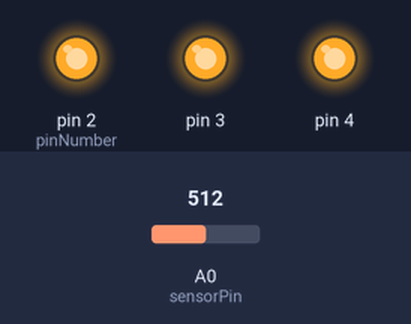
Bench run of a sketch on a simulated Arduino Uno, built with avr-gcc and run on an emulated ATmega328P. Parts: output pins drawn as LEDs (lit = HIGH). The test bench sets the inputs (shaded band); at power-on: A0 (sensorPin) = 512. What the sketch prints to the serial monitor is not drawn.

Above: at 1.2 s.
1.3 s: A0 (sensorPin) set to 144
3.3 s: A0 (sensorPin) set to 129
At 3.7 s:
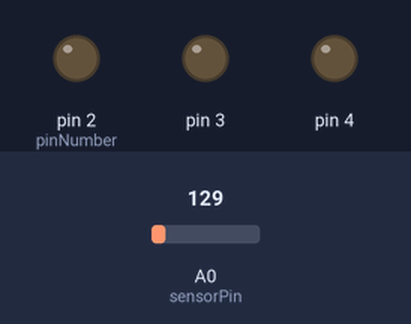
4.8 s: A0 (sensorPin) set to 306
At 6.2 s:
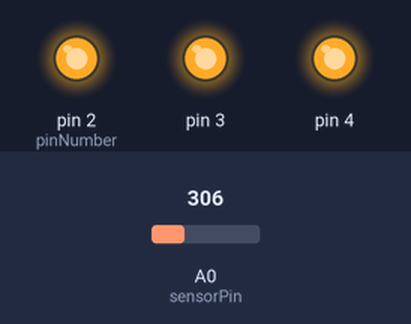
Timing chart, 0 to 7.8 s (numbered marks = the images above; inputs shaded):
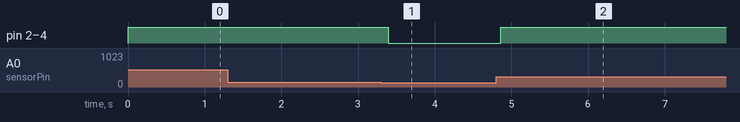

The sketch:

project3.ino
```cpp
// analogt stift som terminstorn kopplas till
const int sensorPin = A0;

// gränstemperatur i grader celsius då alla dioder är släckta
// denna kan du behöva ändra om det är varmt i rummet
const float baselineTemp = 20.0;

// körs en gång vid uppstart
void setup()
{
    // öppna serieporten
    // 9600 bitar (ettor och nollor) per sekund
    Serial.begin(9600);

    // digitala stiften 2, 3, 4 ska vara output, 0 volt
    int pinNumber = 2;
    while (pinNumber < 5)
    {
        pinMode(pinNumber, OUTPUT);
        digitalWrite(pinNumber, LOW);
        pinNumber = pinNumber + 1;
    }
}

// upprepas om och om igen
void loop()
{
    int temperatureSensorValue = analogRead(sensorPin);

    // skriv ut mätvärde på datorn
    Serial.print("Temperatur sensor value: ");
    Serial.print(temperatureSensorValue);

    // omvandla mätvärde [0 - 1024) till spänning i volt
    float voltage = (temperatureSensorValue / 1024.0) * 5.0;

    Serial.print(", Volts: ");
    Serial.print(voltage);

    // omvandla till temperatur i grader celsius
    float temperature = (voltage - 0.5) * 100;

    Serial.print(", degrees C: ");
    Serial.print(temperature);

    // styr lampor
    if (temperature >= baselineTemp + 6)
    {
        // tänd tre dioder
        digitalWrite(2, HIGH);
        digitalWrite(3, HIGH);
        digitalWrite(4, HIGH);
    }
    else if (temperature >= baselineTemp + 4)
    {
        // tänd tre dioder
        digitalWrite(2, HIGH);
        digitalWrite(3, HIGH);
        digitalWrite(4, LOW);
    }
    else if (temperature >= baselineTemp + 2)
    {
        // tänd tre dioder
        digitalWrite(2, HIGH);
        digitalWrite(3, LOW);
        digitalWrite(4, LOW);
    }
    if (temperature < baselineTemp)
    {
        // släck alla dioder
        digitalWrite(2, LOW);
        digitalWrite(3, LOW);
        digitalWrite(4, LOW);
    }

    // pausa i 1 ms
    delay(1);
}
```

Measured:
- the behaviour switches between 144 and 143 on A0 (sensorPin) (found by bisection; images 0 and 1)
- after the input at 1.3 s, every drawn part: stays the same
- after the input at 3.3 s, pin 2 (pinNumber), pin 3, pin 4: HIGH → LOW after 0.09 s
- after the input at 4.8 s, pin 2 (pinNumber), pin 3, pin 4: LOW → HIGH after 0.06 s
